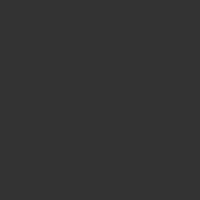
Frame 1 (no input)
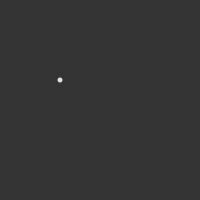
Frame 60 (the mouse pressed at the canvas centre just before this capture)
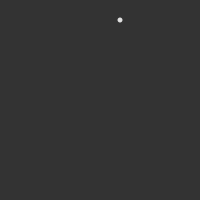
Frame 120 (the mouse held since frame 60 and released just before this capture)

The Processing sketch that drew these frames (run headless with seeded random() and noise(); from frame 60 on, the mouse is pressed at the canvas centre):

// Processing sketch: processing_110814
// ── processing_110814.pde

float x= -100;float y= 0;int valor = 5;
void setup()
{
  noStroke ();
  size(200,200);
}
void draw() {
 background(51);
 funcionCuadratica();
 }
 void funcionCuadratica() {
   x++;
   if (x < 100) {
   y=(x*x)/20;
   }
   fill(225); 
   ellipse(x+100, y, 5, 5);
   
 }
